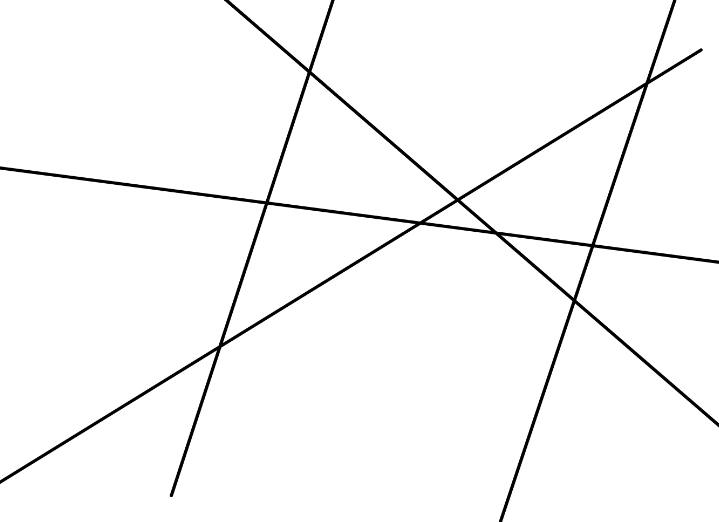
#> input picture Discrete_Radon_Transform/straight_lines_samples.JPG, 719 x 522 px
$ python HoughTransform.py -image ../../Discrete_Radon_Transform/straight_lines_samples.JPG
#> lines starting #> are read from the running program, lines starting #| are printed output that depends on the picture; after the words box and inside, x2 and y2 are one past the last pixel; in counts of white or black regions, pixels touching at a corner belong together
import numpy as np
from matplotlib import pyplot as plt
import cv2
import math
import argparse


# [4 lines of commented-out code are left out]


def Hough_line_detect(canny_image, edge_pixel_threshold):
    theta = np.arange(0, 180, 1)  # Theta [-90, 90] degrees ( or (0 - 180))

    rho_max = round(
        math.sqrt(canny_image.shape[0] ** 2 + canny_image.shape[1] ** 2))  # rho_max = sqrt(x^2 + y^2) = diagonal
    accumulator = np.zeros((2 * rho_max, len(theta)))  # Accumulator matrix to store the values

    edge_pixels = np.where(
        canny_image == int(edge_pixel_threshold))  # Threshold to get edges pixel location (x,y)
    coordinates = list(zip(edge_pixels[0], edge_pixels[1]))

    cos = np.cos(np.deg2rad(theta))  # Calculate 'cos' and 'sin'
    sin = np.sin(np.deg2rad(theta))  # value ahead to improve running time

    # Calculate rho value for each edge location (x,y) with all the theta range
    for i in range(len(coordinates)):
        for j in range(len(theta)):
            rho = int(round(coordinates[i][1] * cos[j] + coordinates[i][0] * sin[j]))
            # accumulator[rho, j] += 1
            accumulator[rho, j] += 2  # better performance
            # accumulator[rho, j] += 3

    return accumulator

def Huogh_line_highlight(path_to_image, edge_pixel_threshold=255, lower_canny_threshold=300, upper_canny_threshold=400, line_select_threshold=180):
    image = cv2.imread(path_to_image)
    grayscale = cv2.cvtColor(image, cv2.COLOR_BGR2GRAY)
    canny_image = cv2.Canny(grayscale, int(lower_canny_threshold), int(upper_canny_threshold))
    accumulator = Hough_line_detect(canny_image, edge_pixel_threshold)

    edge_pixels = np.where(
        accumulator > int(line_select_threshold))  # Threshold some high values then draw the line
    coordinates = list(zip(edge_pixels[0], edge_pixels[1]))

    for i in range(len(coordinates)):  # Draw detected line on an original image (from OpenCV tutorial for HoughLine)
        a = np.cos(np.deg2rad(coordinates[i][1]))
        b = np.sin(np.deg2rad(coordinates[i][1]))
        x0 = a * coordinates[i][0]
        y0 = b * coordinates[i][0]
        x1 = int(x0 + 1000 * (-b))
        y1 = int(y0 + 1000 * (a))
        x2 = int(x0 - 1000 * (-b))
        y2 = int(y0 - 1000 * (a))

        cv2.line(image, (x1, y1), (x2, y2), (0, 0, 255), 1)

    return image


if __name__ == '__main__':

    argparse = argparse.ArgumentParser()
    argparse.add_argument('-image', required=True, help="Path to source image.")
    argparse.add_argument('--edge_pixel_threshold', required=False, default=255,
                          help='Threshold for defined edges pixels and them locations.')
    argparse.add_argument('--lower_canny_threshold', required=False, default=300,
                          help='Lower threshold for Canny() function from OpenCV.')
    argparse.add_argument('--upper_canny_threshold', required=False, default=400,
                          help='Upper threshold for Canny() function from OpenCV.')
    argparse.add_argument('--line_select_threshold', required=False, default=180,
                          help='threshold for selecting some emergency values and then drawing lines.')
    args = vars(argparse.parse_args())

    image = cv2.imread(args["image"])
#> image is the input picture: shape (522, 719, 3); min 0, max 255, mean 247.9

    plt.subplot(221)
    plt.imshow(image)
    plt.title('Input image')

    grayscale = cv2.cvtColor(image, cv2.COLOR_BGR2GRAY)

    # lower_canny_threshold = int(args["lower_canny_threshold"])
    # upper_canny_threshold = int(args["upper_canny_threshold"])
    canny_image = cv2.Canny(grayscale, int(args["lower_canny_threshold"]), int(args["upper_canny_threshold"]))
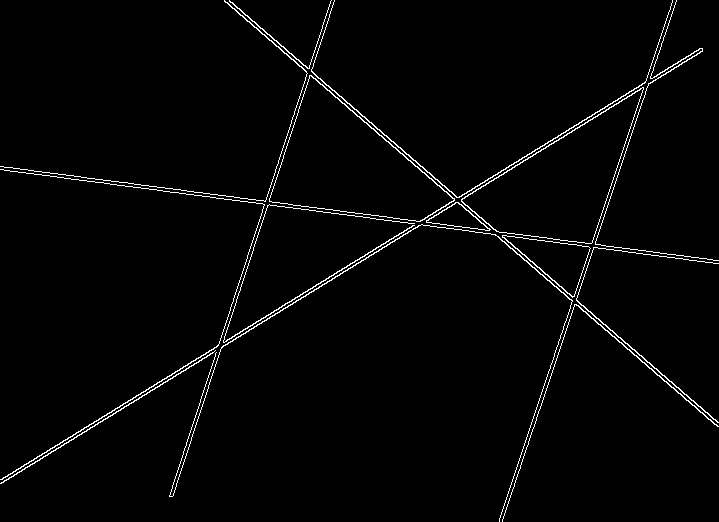
#> canny_image: shape (522, 719); 2% white in thin lines or dots

    accumulator = Hough_line_detect(canny_image, int(args["edge_pixel_threshold"]))
#> in Hough_line_detect, `edge_pixels = np.where( canny_image == int(edge_pixel_threshold))`: edge_pixels = 7364 positions, rows 0 to 521, columns 0 to 718
#> in Hough_line_detect, `coordinates = list(zip(edge_pixels[0], edge_pixels[1]))`: coordinates = 7364 pairs, first value 0 to 521, second value 0 to 718
#> after the loop in Hough_line_detect, `for i in range(len(coordinates)):`:
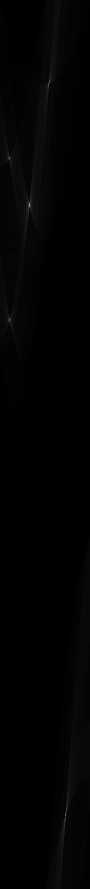
#> accumulator: shape (1778, 180) float64 (shown at 1/2 size); min 0, max 862, mean 8.3; drawn with min black and max white

    edge_pixels = np.where(
        accumulator > int(args["line_select_threshold"]))  # Threshold some high values then draw the line
#> edge_pixels = 152 positions, rows 158 to 1653, columns 17 to 132
    coordinates = list(zip(edge_pixels[0], edge_pixels[1]))
#> coordinates = 152 pairs, first value 158 to 1653, second value 17 to 132

    for i in range(len(coordinates)):  # Draw detected line on an original image (from OpenCV tutorial for HoughLine)
        a = np.cos(np.deg2rad(coordinates[i][1]))
        b = np.sin(np.deg2rad(coordinates[i][1]))
        x0 = a * coordinates[i][0]
        y0 = b * coordinates[i][0]
        x1 = int(x0 + 1000 * (-b))
        y1 = int(y0 + 1000 * (a))
        x2 = int(x0 - 1000 * (-b))
        y2 = int(y0 - 1000 * (a))

        cv2.line(image, (x1, y1), (x2, y2), (0, 0, 255), 1)
#> this loop made 152 passes
#> (a, b, x0, y0, x1, y1, x2, y2) on passes 1 to 3: (-0.139, 0.99, -21.99, 156.5, -1012, 17, 968, 295), (-0.139, 0.99, -22.13, 157.5, -1012, 18, 968, 296), (-0.139, 0.99, -22.27, 158.4, -1012, 19, 968, 297)
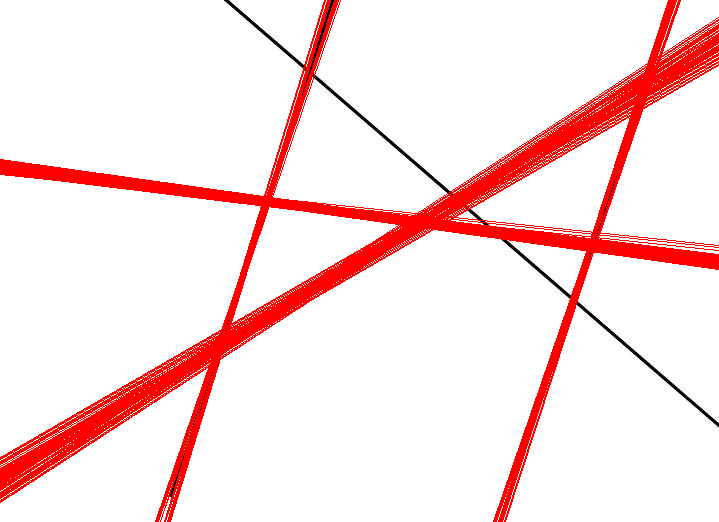
#> image: shape (522, 719, 3); 10.82% of pixels changed, all inside (x1, y1, x2, y2) = (0, 0, 719, 522)

    plt.subplot(222)
    plt.imshow(canny_image)
    plt.title('Canny image')
    plt.subplot(223)
    plt.imshow(image)
    plt.title('Output image')
    plt.subplot(224)
    plt.imshow(accumulator)
    plt.title('Hough space coord.')
    plt.show()
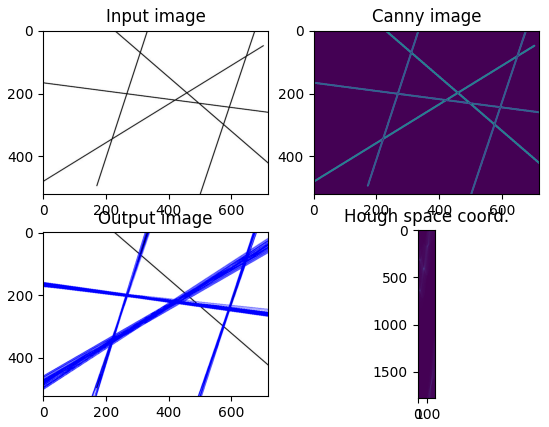
#> figure drawn by matplotlib, 4 panels; B, G, R data is drawn as R, G, B
